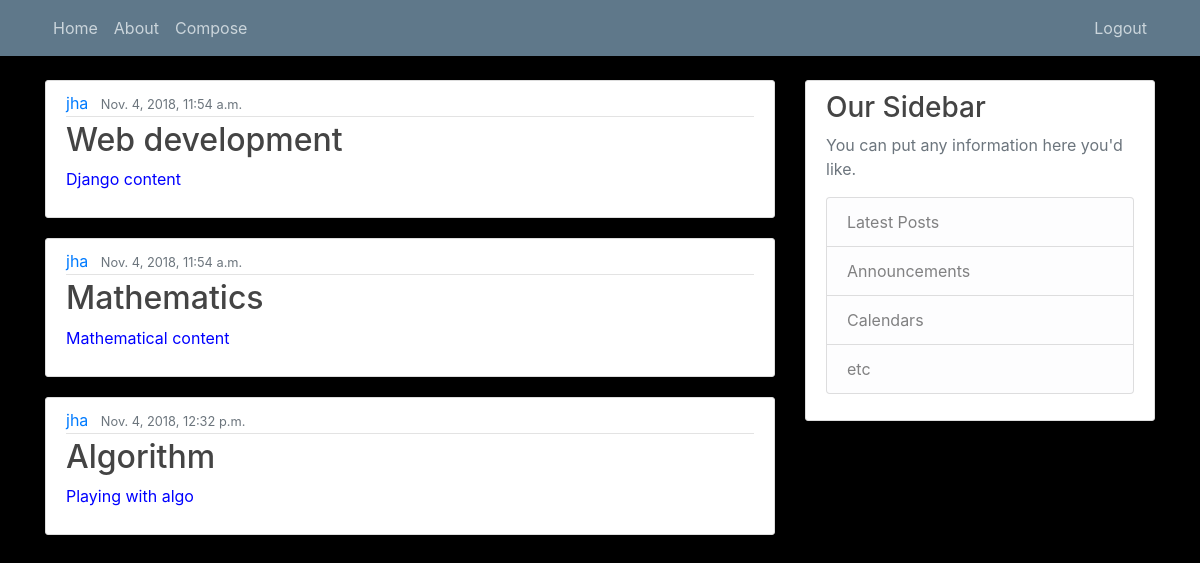
The app's page /home/ (signed in) with its own data.
### myapp/models.py (models this page shows, shortened)
class Post(models.Model):
    title=models.CharField(max_length=100)
    content=models.TextField()
    date_Posted=models.DateTimeField(default=timezone.now())
    author=models.ForeignKey(User,on_delete=models.CASCADE)

### myapp/views.py (the view)
# urls.py: 2. Add a URL to urlpatterns:  path('', views.home, name='home')
@login_required
def home(request):
    context={'post':Post.objects.all()}
    return render(request, 'myapp/myapp_home.html',context)

### myapp/templates/myapp/myapp_home.html
{% extends "myapp/base.html" %}
{% block content %}
    {% for posts in post %}
      <article class="media content-section">
          <div class="media-body">
            <div class="article-metadata">
              <a class="mr-2" href="#">{{ posts.author }}</a>
              <small class="text-muted">{{ posts.date_Posted }}</small>
            </div>
            <h2><a class="article-title" href="#">{{ posts.title }}</a></h2>
            <p class="article-content">{{ posts.content }}</p>
          </div>
      </article>
    {% endfor %}
 {% endblock content %}

### myapp/templates/myapp/base.html (shortened to what this page needs)
{% load static %}
<!DOCTYPE html>
<html lang="en">
<head>
    <link rel="stylesheet" href="https://maxcdn.bootstrapcdn.com/bootstrap/4.0.0/css/bootstrap.min.css">
    <link rel="stylesheet" type="text/css" href="{% static 'myapp/style.css' %}">
</head>
<body>
    <header class="site-header">
      <nav class="navbar navbar-expand-md navbar-dark bg-steel fixed-top">
        <div class="container">
          <div class="collapse navbar-collapse" id="navbarToggle">
            <div class="navbar-nav mr-auto">
               {% if user.is_authenticated %}
                 <a class="nav-item nav-link" href="{% url 'home_page' %}">Home</a>
                 <a class="nav-item nav-link" href="{% url 'about_page' %}">About</a>
                 <a class="nav-item nav-link" href="#"> Compose</a>
               {% else %}
                  <a class="nav-item nav-link" href="{% url 'about_page' %}">About</a>
                {% endif %}
            </div>
            <div class="navbar-nav">
                {% if user.is_authenticated %}
                  <a class="nav-item nav-link" href="{%url 'logout'%}">Logout</a>
                {% else %}
              <a class="nav-item nav-link" href="{%url 'login'%}">Login</a>
              <a class="nav-item nav-link" href="{%url 'register_page'%}">Register</a>
                {% endif %}
            </div>
          </div>
        </div>
      </nav>
    </header>
    <main role="main" class="container">
      <div class="row">
        <div class="col-md-8">
          {% block content %}{% endblock %}
        </div>
        <div class="col-md-4">
          <div class="content-section">
            <h3>Our Sidebar</h3>
            <p class='text-muted'>You can put any information here you'd like.
              <ul class="list-group">
                <li class="list-group-item list-group-item-light">Latest Posts</li>
                <li class="list-group-item list-group-item-light">Announcements</li>
                <li class="list-group-item list-group-item-light">Calendars</li>
                <li class="list-group-item list-group-item-light">etc</li>
              </ul>
            </p>
          </div>
        </div>
      </div>
    </main>
</body>
</html>
</body>
</html>

### myapp/static/myapp/style.css (style rules this page uses)
body { background-color: black; color:blue; margin-top: 5rem; }
h1, h2, h3, h4, h5, h6 { color: #444444; }
ul { margin: 0; }
.bg-steel { background-color: #5f788a; }
.site-header .navbar-nav .nav-link { color: #cbd5db; }
.content-section { background: #ffffff; padding: 10px 20px; border: 1px solid #dddddd; border-radius: 3px; margin-bottom: 20px; }
.article-title { color: #444444; }
.article-content { white-space: pre-line; }
.article-metadata { padding-bottom: 1px; margin-bottom: 4px; border-bottom: 1px solid #e3e3e3 }

### records on screen
Post: author "jha", date_Posted "Nov. 4, 2018, 11:54 a.m.", title "Web development", content "Django content"
Post: author "jha", date_Posted "Nov. 4, 2018, 11:54 a.m.", title "Mathematics", content "Mathematical content"
Post: author "jha", date_Posted "Nov. 4, 2018, 12:32 p.m.", title "Algorithm", content "Playing with algo"
